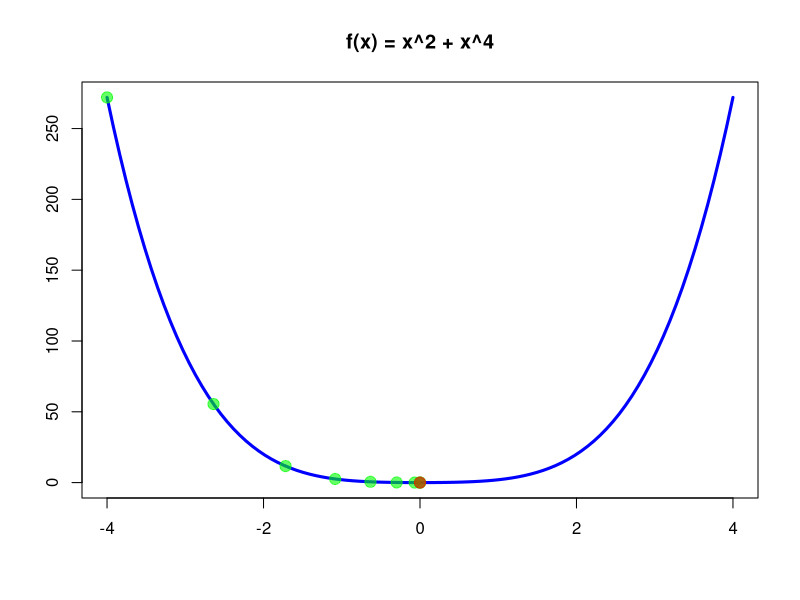

Here is the R script that generated this plot:
# --------------------------------------
# Newton-Raphson 1
#
# Author : Alan Samuel Aguirre Salazar
# --------------------------------------



library(Deriv)

f = function(x){
  x^2 + x^4
}

xd = 1e-4

f1 = function(x){
  (f(x+xd)-f(x)) / xd
}

f2 = function(x){
  (f1(x+xd)-f1(x)) / xd
}


grafica = function(){
  z = seq(-4,4, length=100)
  plot(z,f(z), type="l",col="blue",lwd=3, xlab="", ylab="", main='f(x) = x^2 + x^4')
}

grafica()



NewtonRaphson = function(x, err){
  for(i in 1:10){
    print(i)
    points(x, f(x), pch=19, col=rgb(0,1,0,0.6), cex=1.5)
    xprev = x
    x = xprev - (f1(x)/f2(x))
    if( abs(x-xprev) < err ){
      break
    }
  }
  cat('X*=', x, 'f(x*)=', f(x), 'f1(x*)=', f1(x), 'f2(x*)=', f2(x))
  points(x, f(x), pch=19, col=rgb(1,0,0,0.6), cex=1.5)
}


NewtonRaphson(-4, 1e-8)

